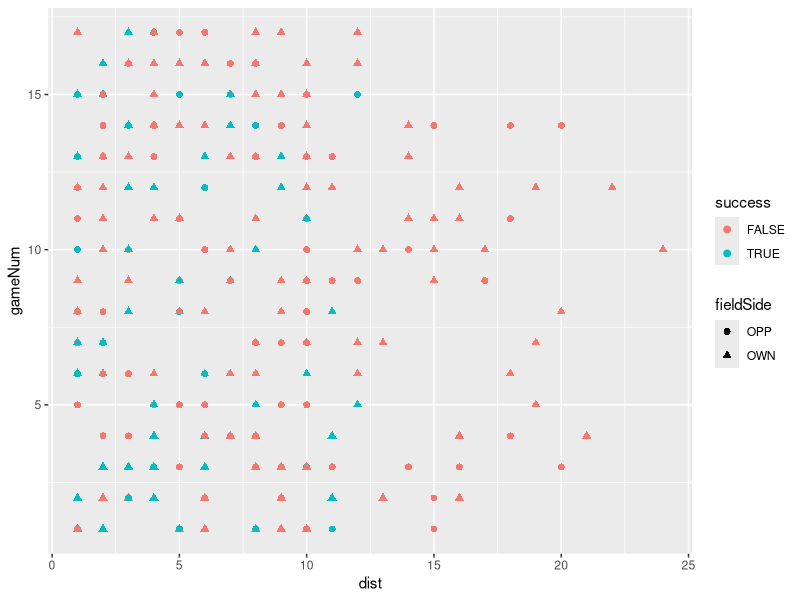

Write the R code that produced this figure.
## ---- chunk 1
# load library
library(dplyr)
library(tidyr)
library(ggplot2)

# Insert dataset
setwd("C:/Users/Owner/Desktop")

third <- read.csv("3rdDown.csv")

## ---- chunk 2
# response is conversion
# need to add conversion success column
thirdDown <- third %>%
  mutate(success = NA) %>%
  mutate(success = ifelse(is.na(success), yardsGained > dist ))

attach(thirdDown)
## ---- chunk 3
# plot the data, how does it look

ggplot(data = thirdDown, aes(x = dist, 
                             y = gameNum,
                             colour = success,
                             shape = fieldSide)) + 
  geom_point(size = 2)

## ---- chunk 4

## ---- chunk 5
logreg <- glm(success ~ dist + yardLine + quarter + gameNum + fieldSide , 
               data = thirdDown, family = "binomial")

summary(logreg)

reduced <- glm(success ~ dist + yardLine + fieldSide,
               data = thirdDown, family = "binomial")

summary(reduced)
